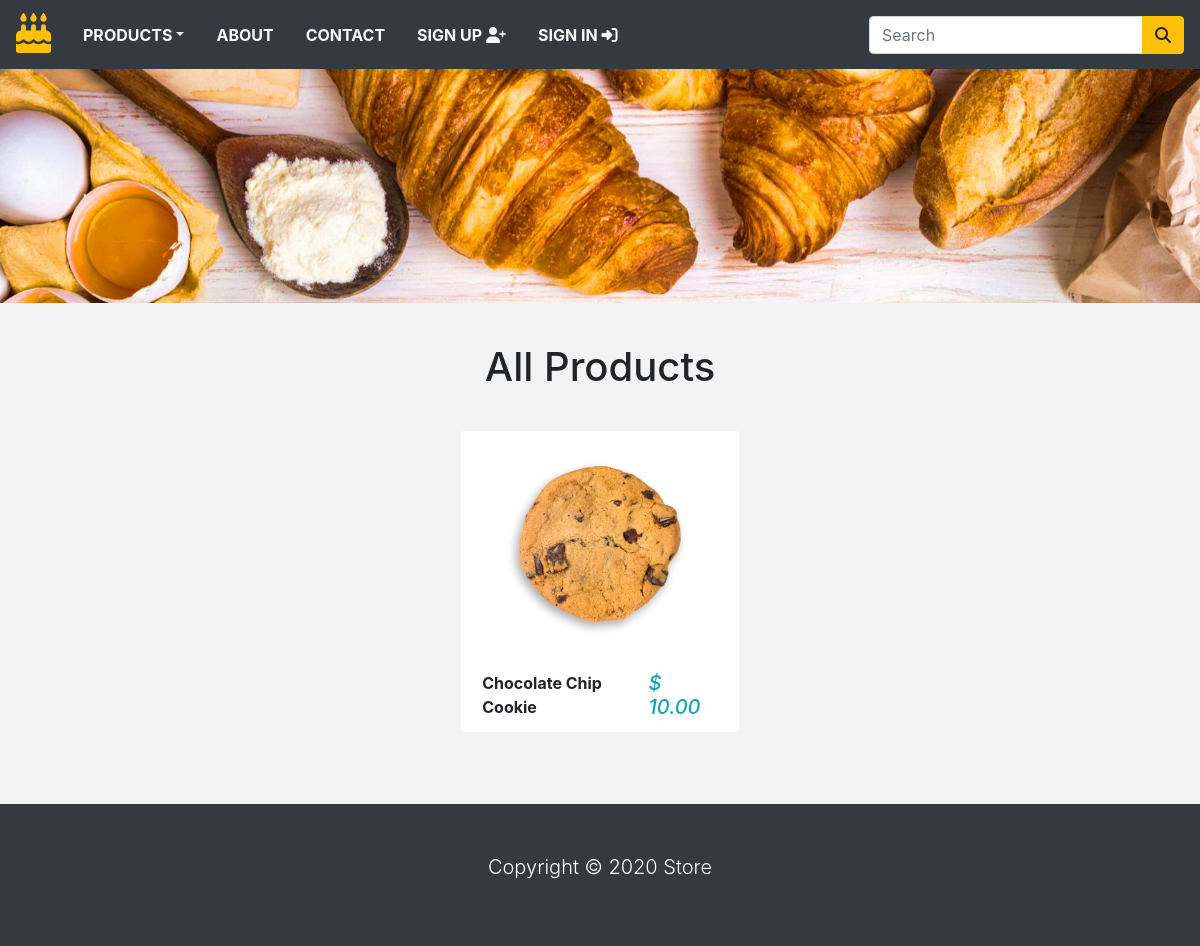
Page /category/cookies on the committed database.
### store/models.py (models this page shows, shortened)
class Product(models.Model):
    name = models.CharField(max_length=250, unique=True)
    slug = models.SlugField(max_length=250, unique=True)
    description = models.TextField(blank=True)
    category = models.ForeignKey(Category, on_delete=models.CASCADE)
    price = models.DecimalField(max_digits=10, decimal_places=2)
    image = models.ImageField(upload_to='product', blank=True)
    stock = models.IntegerField()
    available = models.BooleanField(default=True)
    created = models.DateTimeField(auto_now_add=True)
    updated = models.DateTimeField(auto_now=True)
    class Meta:
        ordering = ('name',)
        verbose_name = 'product'
        verbose_name_plural = 'products'
    def get_url(self):
        return reverse('product_detail', args=[self.category.slug, self.slug])

### store/views.py (the view)
# urls.py: 2. Add a URL to urlpatterns:  path('', views.home, name='home')
def home(request, category_slug=None):
    category_page = None
    products = None
    if category_slug != None:
        category_page = get_object_or_404(Category, slug=category_slug)
        products = Product.objects.filter(category=category_page, available=True)
    else:
        products = Product.objects.all().filter(available=True)
    return render(request, 'home.html', {'category': category_page, 'products': products})

### store/context_processors.py (called while the page is built)
def counter(request):
    item_count=0
    if 'admin' in request.path:
        return {}
    else:
        try:
            cart = Cart.objects.filter(cart_id=_cart_id(request))
            cart_items = CartItem.objects.all().filter(cart=cart[:1])
            for cart_item in cart_items:
                item_count += cart_item.quantity
        except Cart.DoesNotExist:
            item_count = 0
    return dict(item_count = item_count)

def menu_links(request):
    links = Category.objects.all()
    return dict(links=links)

### store/models.py (called while the page is built)
    def get_url(self):
        return reverse('products_by_category', args=[self.slug])

### store/views.py (called while the page is built)
def _cart_id(request):
    cart = request.session.session_key
    if not cart:
        cart = request.session.create()
    return cart

### store/templates/home.html (shortened to what this page needs)
{% extends 'base.html' %}
{% load static %}
{% block content %}
    <div class="container-fluid">
        <div class="row">
            <img style="width: 100%;"src="{% static 'img/image.jpeg' %}" alt="">
        </div>
    </div>
    <div class="py-4">
        <div class="container">
            <div class="row">
                <div class="col-10 mx-auto my-2 text-center">
                    <h1 class="text-capitalize mx-auto my-2 text-center">
                        All Products
                    </h1>
                </div>
            </div>
        </div>
    </div>
    <div class="contain">
        <div class="row">
            {% for product in products %}
            <div class="col-9 mx-auto col-md-6 col-lg-3">
                <div class="card mb-4" style="border-color: transparent;">
                <div class="p-4">
                    <a href="{{product.get_url}}">
                        <img src="{{product.image.url}}" class="card-img-top" alt="{{product.name}}">
                    </a>
                </div>
                <div class="card-footer d-flex justify-content-between" style="background: transparent; border-color: transparent;">
                    <p class="font-weight-bold mb-0">
                        {{product.name}}
                    </p>
                    <h5 class="text-info font-italic mb-0">
                        <span class="mr-1">$</span> {{product.price}}
                    </h5>
                </div>
                </div>
            </div>
            {% endfor %}
        </div>
    </div>
{% endblock %}

### store/static/css/base.css (style rules this page uses)
body { background-color: #f3f3f3; }

### rows in the picture
Product: image (picture), name "Chocolate Chip Cookie", price "10.00"
